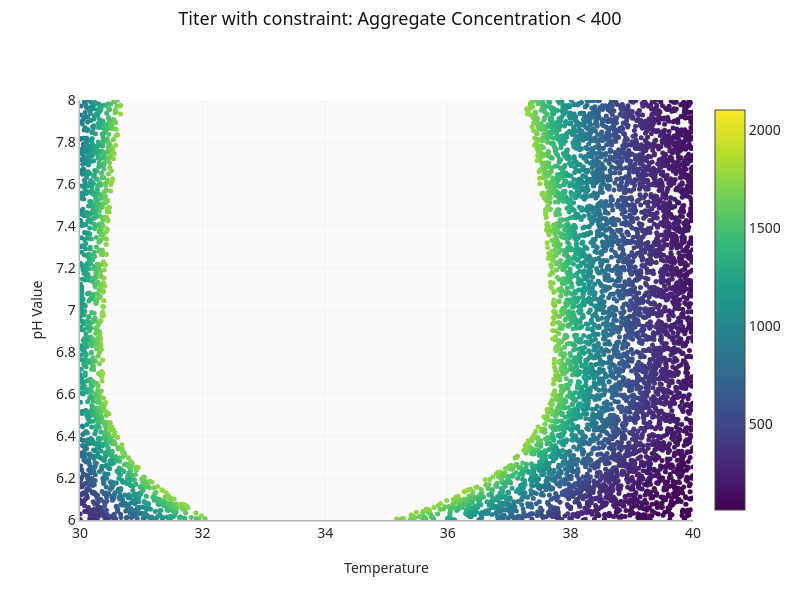

The cell this chart's notebook holds for it:
### Code cell
fig = go.Figure()
fig.add_trace(
    go.Scatter(
        x=df_filtered_constraint[x_name],
        y=df_filtered_constraint[y_name],
        mode="markers",
        marker=dict(
            size=5,
            color=df_filtered_constraint[main_output_name],
            colorscale="Viridis",
            showscale=True,
            cmin=min_conc,
            cmax=max_conc,
        ),
    )
)
fig.update_layout(
    title=f"{main_display_name} with constraint: {constraint_display_name} < {CONSTRAINT_THRESHOLD}",
    xaxis_title=x_display_name,
    yaxis_title=y_display_name,
    width=800,
    height=600,
)
fig.update_xaxes(range=[x_min, x_max])
fig.update_yaxes(range=[y_min, y_max])

### Figure 1 — Plotly figure (JSON) as saved in the notebook; plotly's stock layout.template omitted (floating-point values rounded to 4 significant figures; data arrays with more than 128 entries replaced by an {"elided": "..."} marker saying what was removed)
{"data": [{"marker": {"cmax": 2104.0, "cmin": 61.44, "color": {"elided": "6517 float values"}, "colorscale": [[0, "#440154"], [0.1111, "#482878"], [0.2222, "#3e4989"], [0.3333, "#31688e"], [0.4444, "#26828e"], [0.5556, "#1f9e89"], [0.6667, "#35b779"], [0.7778, "#6ece58"], [0.8889, "#b5de2b"], [1, "#fde725"]], "showscale": true, "size": 5}, "mode": "markers", "type": "scatter", "x": {"elided": "6517 float values"}, "y": {"elided": "6517 float values"}}], "layout": {"height": 600, "title": {"text": "Titer with constraint: Aggregate Concentration < 400"}, "width": 800, "xaxis": {"range": [30.0, 40.0], "title": {"text": "Temperature"}}, "yaxis": {"range": [6.0, 8.0], "title": {"text": "pH Value"}}}}
